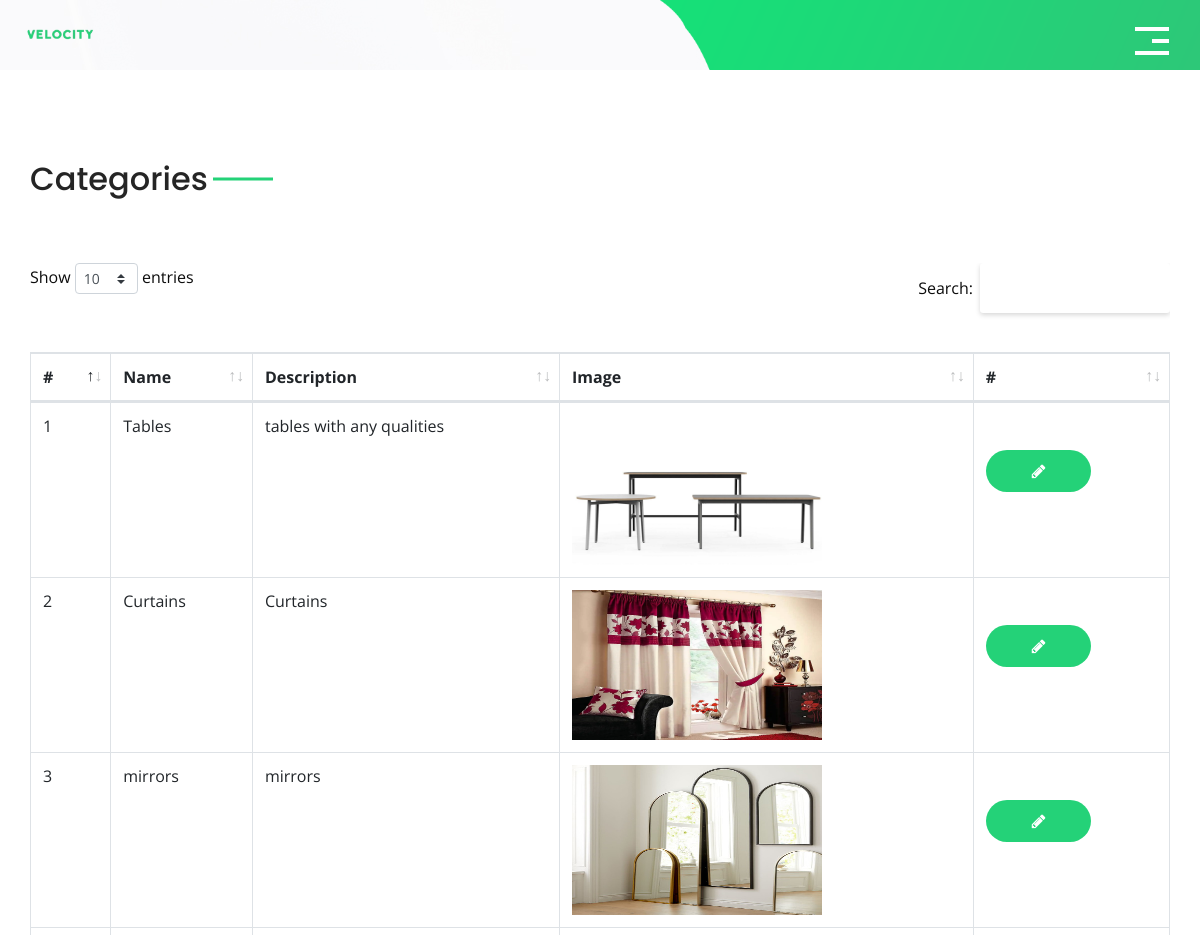
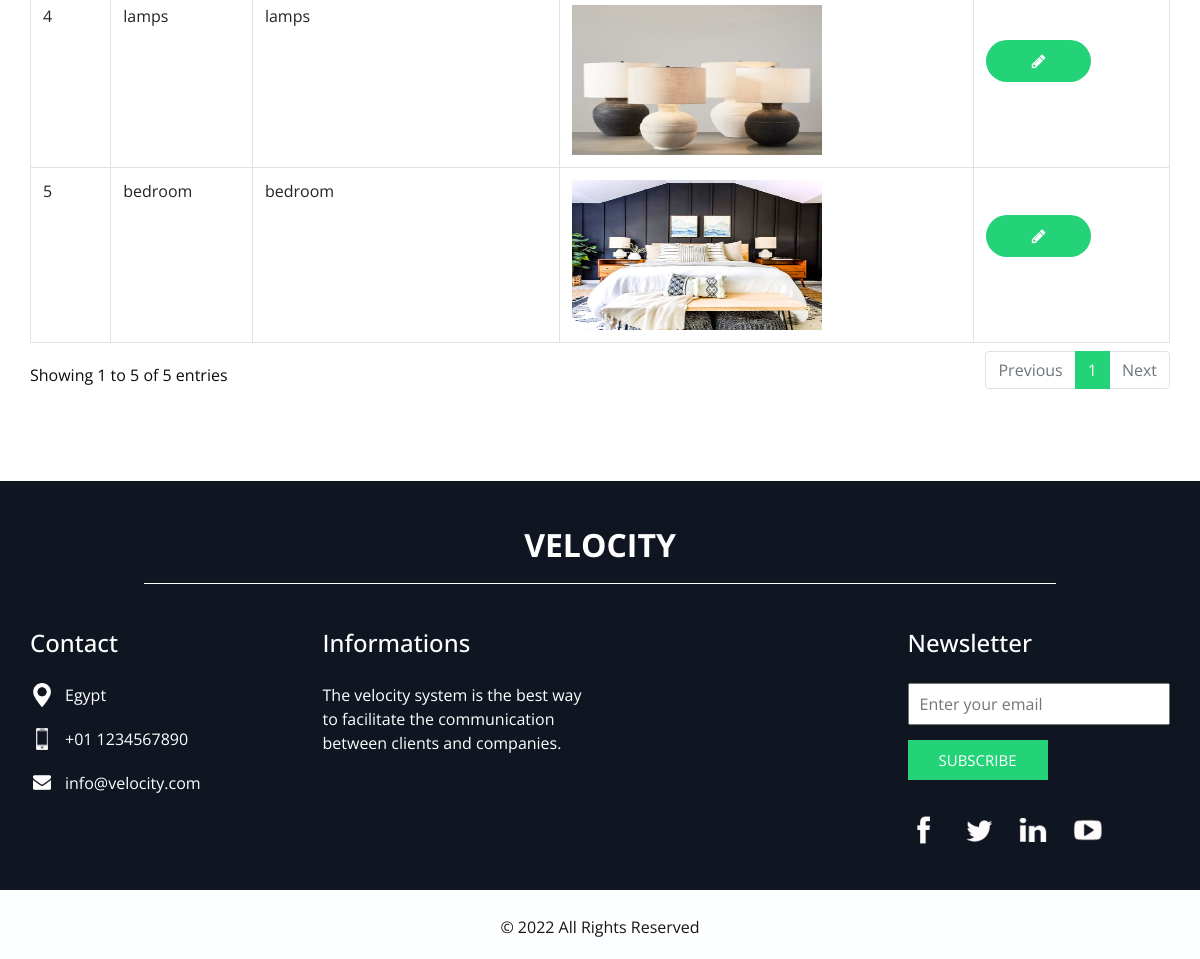
/categories.php (signed in), run on the app's committed database (2 pictures, top to bottom).
### tables this page shows
CREATE TABLE `categories` (
  `idcategories` int NOT NULL AUTO_INCREMENT,
  `cname` varchar(450) DEFAULT NULL,
  `cdescription` varchar(450) DEFAULT NULL,
  `cimage` varchar(450) DEFAULT NULL,
  PRIMARY KEY (`idcategories`)
);

### categories.php (the view, shortened to what this page needs)
<?php
include('connection.php');
$query = "SELECT * FROM categories";
$result = mysqli_query($con, $query);
?>
<!DOCTYPE html>
<html>
<head>
    <link rel="stylesheet" type="text/css" href="https://cdnjs.cloudflare.com/ajax/libs/OwlCarousel2/2.1.3/assets/owl.carousel.min.css" />
    <link rel="stylesheet" type="text/css" href="css/bootstrap.css" />
    <link href="css/style.css" rel="stylesheet" />
    <link href="css/responsive.css" rel="stylesheet" />
    <link href="js/datatables/dataTables.bootstrap4.min.css" rel="stylesheet" />
    <link rel="stylesheet" href="https://cdnjs.cloudflare.com/ajax/libs/font-awesome/4.7.0/css/font-awesome.min.css">
</head>
<body class="sub_page">
    <div class="hero_area">
    <?php
        if (isset($_SESSION['userrole']) && $_SESSION['userrole'] == 'admin') {
            include('adminnavbar.php');
        } else if (isset($_SESSION['userrole']) && $_SESSION['userrole'] ==  'client') {
            include('clientnavbar.php');
        } else if (isset($_SESSION['userrole']) && $_SESSION['userrole'] ==  'company') {
            include('companynavbar.php');
        } else {
            header('Location: index.php');
            exit();
        }
        ?>
    </div>
    <section class="contact_section layout_padding">
        <div class="container ">
            <div class="heading_container">
                <h2 class="">
                    Categories
                </h2>
            </div>
        </div>
        <div class="container">
            <div class="row">
                <div class="col-md-12">
                    <div class="table-responsive">
                    <table class="table table-bordered tableexample">
                          <thead>
                            <tr>
                                <th>#</th>
                                <th>Name</th>
                                <th>Description</th>
                                <th>Image</th>
                                <th>#</th>
                            </tr>
                          </thead>
                          <tbody>
                            <?php
                              if (mysqli_num_rows($result) > 0) {
                                while($row = mysqli_fetch_assoc($result)) {
                                  echo "<tr>
                                    <td>".$row["idcategories"]."</td>
                                    <td>".$row["cname"]."</td>
                                    <td>".$row["cdescription"]."</td>
                                    <td><img src='uploads/".$row["cimage"]."' height='150px' width='250px'/></td>
                                    <td>";
                                    echo '
                                    <button type="button" class="btn btn-success editbtn0"> <i class="fa fa-pencil" aria-hidden="true"></i> </button>
                                   ';
                                   echo"
                                    </td>
                                  </tr>";
                                }
                              }
                            ?>
                          </tbody>
                      </table>
                    </div>
                </div>
            </div>
        </div>
    </section>
    <?php include('footer.php'); ?>
</body>
</body>
</html>

### adminnavbar.php (shortened to what this page needs)
<header class="header_section">
    <div class="container-fluid">
        <nav class="navbar navbar-expand-lg custom_nav-container">
            <a class="navbar-brand" href="#">
                <img src="images/logo-1.png" alt="" />
            </a>
            <div>
                <div class="custom_menu-btn ">
                    <button>
                        <span class=" s-1">
                        </span>
                        <span class="s-2">
                        </span>
                        <span class="s-3">
                        </span>
                    </button>
                </div>
            </div>
        </nav>
    </div>
</header>

### footer.php (shortened to what this page needs)
<section class="info_section layout_padding2">
  <div class="container">
    <div class="info_logo">
      <h2>
        Velocity
      </h2>
    </div>
    <div class="row">
      <div class="col-md-3">
        <div class="info_contact">
          <h5>
            Contact
          </h5>
          <div>
            <div class="img-box">
              <img src="images/location-white.png" width="18px" alt="">
            </div>
            <p>
              Egypt
            </p>
          </div>
          <div>
            <div class="img-box">
              <img src="images/telephone-white.png" width="12px" alt="">
            </div>
            <p>
              +01 1234567890
            </p>
          </div>
          <div>
            <div class="img-box">
              <img src="images/envelope-white.png" width="18px" alt="">
            </div>
            <p>
              info@velocity.com
            </p>
          </div>
        </div>
      </div>
      <div class="col-md-3">
        <div class="info_info">
          <h5>
            Informations
          </h5>
          <p>
            The velocity system is the best way to facilitate the communication between clients and companies.
          </p>
        </div>
      </div>
      <div class="col-md-3">
      </div>
      <div class="col-md-3">
        <div class="info_form ">
          <h5>
            Newsletter
          </h5>
          <form action="">
            <input type="email" placeholder="Enter your email">
            <button>
              Subscribe
            </button>
          </form>
          <div class="social_box">
            <a href="">
              <img src="images/fb.png" alt="">
            </a>
            <a href="">
              <img src="images/twitter.png" alt="">
            </a>
            <a href="">
              <img src="images/linkedin.png" alt="">
            </a>
            <a href="">
              <img src="images/youtube.png" alt="">
            </a>
          </div>
        </div>
      </div>
    </div>
  </div>
</section>
<section class="container-fluid footer_section ">
  <div class="container">
    <p>
      &copy; 2022 All Rights Reserved
    </p>
  </div>
</section>

### css/style.css (style rules this page uses)
body { font-family: 'Open Sans', sans-serif; color: #0c0c0c; background-color: #ffffff; }
.layout_padding { padding-top: 90px; padding-bottom: 90px; }
.layout_padding2 { padding: 45px 0; }
.heading_container { display: -webkit-box; display: -ms-flexbox; display: flex; }
.heading_container h2 { color: #252525; position: relative; font-family: 'Poppins', sans-serif; }
.heading_container h2::before { content: ""; width: 60px; height: 3px; position: absolute; top: 50%; right: -5px; background-color: #24d278; -webkit-transform: translate(100%, -50%); transform: translate(100%, -50%); }
.hero_area { height: 100vh; background-image: url(../images/hero-bg.jpg); background-size: cover; position: relative; background-repeat: no-repeat; overflow: hidden; }
.hero_area::after { content: ""; position: absolute; bottom: 0; right: 0; width: 45%; height: 100%; background-image: url(../images/hero-side-bg.png); background-size: cover; }
.sub_page .hero_area { height: auto; background-size: auto; }
.header_section { overflow-x: hidden; }
.header_section .container-fluid { padding-right: 25px; padding-left: 25px; }
a, a:hover, a:focus { text-decoration: none; }
.btn, .btn:focus { outline: none !important; -webkit-box-shadow: none; box-shadow: none; }
.navbar-brand { margin-right: 5%; display: -webkit-box; display: -ms-flexbox; display: flex; -webkit-box-align: center; -ms-flex-align: center; align-items: center; }
.navbar-brand img { width: 70px; }
.custom_nav-container { z-index: 99999; padding: 0; height: 70px; }
.contact_section { position: relative; }
.contact_section h2 { margin-bottom: 65px; }
.contact_section button { display: inline-block; padding: 12px 45px; background-color: #24d278; color: #ffffff; -webkit-transition: all 0.3s; transition: all 0.3s; border: 1px solid transparent; border-radius: 30px; border-radius: 30px; color: #fff; margin-top: 35px; }
.info_section { background-color: #0f1521; color: #ffffff; }
.info_section .info_logo { width: 80%; margin: 0 auto 45px auto; padding-bottom: 10px; text-align: center; border-bottom: 1px solid #ffffff; }
.info_section .info_logo h2 { text-transform: uppercase; font-weight: bold; }
.info_section h5 { margin-bottom: 25px; font-size: 24px; }
.info_section .info_contact .img-box { width: 35px; display: -webkit-box; display: -ms-flexbox; display: flex; -webkit-box-pack: center; -ms-flex-pack: center; justify-content: center; }
.info_section .info_contact p { margin: 0; }
.info_section .info_contact > div { display: -webkit-box; display: -ms-flexbox; display: flex; -webkit-box-align: center; -ms-flex-align: center; align-items: center; margin: 20px 0; }
.info_section .info_contact > div img { height: auto; margin-right: 12px; }
.info_section .info_form form input { outline: none; width: 100%; padding: 7px 10px; }
.info_section .info_form form button { display: inline-block; padding: 8px 30px; background-color: #24d278; color: #ffffff; -webkit-transition: all 0.3s; transition: all 0.3s; border: 1px solid transparent; border-radius: 0; margin-top: 15px; text-transform: uppercase; font-size: 15px; }
.info_section .info_form .social_box { margin-top: 35px; width: 100%; display: -webkit-box; display: -ms-flexbox; display: flex; }
.info_section .info_form .social_box a { margin-right: 25px; }
.footer_section { display: -webkit-box; display: -ms-flexbox; display: flex; -webkit-box-orient: vertical; -webkit-box-direction: normal; -ms-flex-direction: column; flex-direction: column; -webkit-box-pack: center; -ms-flex-pack: center; justify-content: center; background-color: #fdfeff; }
.footer_section p { color: #171717; margin: 0; padding: 25px 0 20px 0; margin: 0 auto; text-align: center; }
.custom_menu-btn button { margin-top: 12px; outline: none; border: none; background-color: transparent; }
.custom_menu-btn button span { display: block; width: 34px; height: 3.5px; background-color: #fff; margin: 8.5px 0; -webkit-transition: all 0.3s; transition: all 0.3s; }
.custom_menu-btn .s-2 { -webkit-transition: all 0.1s; transition: all 0.1s; width: 17px; margin-left: auto; }

### css/responsive.css (style rules this page uses)
@media (min-width: 1200px) { .container { max-width: 1170px; } }

### data on the page
categories: idcategories "1", cname "Tables", cdescription "tables with any qualities", cimage (picture)
categories: idcategories "2", cname "Curtains", cdescription "Curtains", cimage (picture)
categories: idcategories "3", cname "mirrors", cdescription "mirrors", cimage (picture)
categories: idcategories "4", cname "lamps", cdescription "lamps", cimage (picture)
categories: idcategories "5", cname "bedroom", cdescription "bedroom", cimage (picture)
